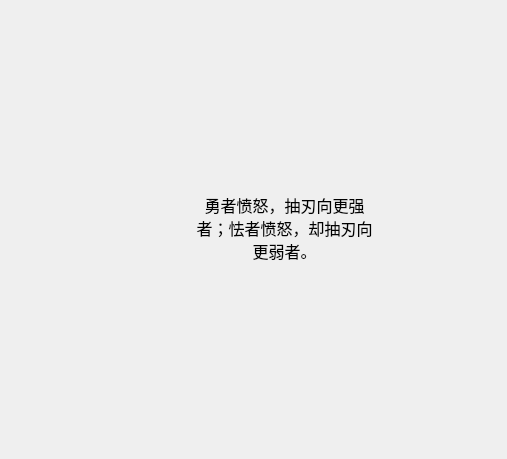
<?xml version="1.0" encoding="UTF-8"?>
<ui version="4.0">
 <class>MainWindow</class>
 <widget class="QMainWindow" name="MainWindow">
  <property name="geometry">
   <rect>
    <x>0</x>
    <y>0</y>
    <width>507</width>
    <height>459</height>
   </rect>
  </property>
  <property name="contextMenuPolicy">
   <enum>Qt::ActionsContextMenu</enum>
  </property>
  <property name="windowTitle">
   <string>MainWindow</string>
  </property>
  <property name="windowIcon">
   <iconset>
    <normaloff>王42.png</normaloff>王42.png</iconset>
  </property>
  <widget class="QWidget" name="centralwidget">
   <layout class="QGridLayout" name="gridLayout">
    <item row="0" column="0">
     <widget class="QWidget" name="widget" native="true">
      <widget class="QLabel" name="label">
       <property name="geometry">
        <rect>
         <x>10</x>
         <y>10</y>
         <width>174</width>
         <height>400</height>
        </rect>
       </property>
       <property name="focusPolicy">
        <enum>Qt::NoFocus</enum>
       </property>
       <property name="contextMenuPolicy">
        <enum>Qt::ActionsContextMenu</enum>
       </property>
       <property name="text">
        <string/>
       </property>
       <property name="pixmap">
        <pixmap>王42.png</pixmap>
       </property>
       <property name="scaledContents">
        <bool>true</bool>
       </property>
      </widget>
      <widget class="QLabel" name="label_2">
       <property name="geometry">
        <rect>
         <x>130</x>
         <y>100</y>
         <width>301</width>
         <height>271</height>
        </rect>
       </property>
       <property name="font">
        <font>
         <pointsize>12</pointsize>
        </font>
       </property>
       <property name="focusPolicy">
        <enum>Qt::NoFocus</enum>
       </property>
       <property name="contextMenuPolicy">
        <enum>Qt::ActionsContextMenu</enum>
       </property>
       <property name="frameShape">
        <enum>QFrame::NoFrame</enum>
       </property>
       <property name="lineWidth">
        <number>0</number>
       </property>
       <property name="text">
        <string/>
       </property>
       <property name="textFormat">
        <enum>Qt::AutoText</enum>
       </property>
       <property name="pixmap">
        <pixmap>穿心.png</pixmap>
       </property>
       <property name="scaledContents">
        <bool>true</bool>
       </property>
       <property name="wordWrap">
        <bool>false</bool>
       </property>
       <property name="textInteractionFlags">
        <set>Qt::LinksAccessibleByMouse</set>
       </property>
       <property name="buddy">
        <cstring></cstring>
       </property>
      </widget>
      <widget class="QTextEdit" name="textEdit">
       <property name="geometry">
        <rect>
         <x>180</x>
         <y>180</y>
         <width>191</width>
         <height>151</height>
        </rect>
       </property>
       <property name="font">
        <font>
         <family>华文新魏</family>
         <pointsize>12</pointsize>
        </font>
       </property>
       <property name="mouseTracking">
        <bool>false</bool>
       </property>
       <property name="focusPolicy">
        <enum>Qt::ClickFocus</enum>
       </property>
       <property name="contextMenuPolicy">
        <enum>Qt::ActionsContextMenu</enum>
       </property>
       <property name="styleSheet">
        <string notr="true">background-color: rgba(0,0,0,0);
color: rgb(0，0,0);</string>
       </property>
       <property name="frameShape">
        <enum>QFrame::NoFrame</enum>
       </property>
       <property name="tabChangesFocus">
        <bool>true</bool>
       </property>
       <property name="html">
        <string>&lt;!DOCTYPE HTML PUBLIC &quot;-//W3C//DTD HTML 4.0//EN&quot; &quot;http://www.w3.org/TR/REC-html40/strict.dtd&quot;&gt;
&lt;html&gt;&lt;head&gt;&lt;meta name=&quot;qrichtext&quot; content=&quot;1&quot; /&gt;&lt;style type=&quot;text/css&quot;&gt;
p, li { white-space: pre-wrap; }
&lt;/style&gt;&lt;/head&gt;&lt;body style=&quot; font-family:'华文新魏'; font-size:12pt; font-weight:400; font-style:normal;&quot;&gt;
&lt;p align=&quot;center&quot; style=&quot; margin-top:0px; margin-bottom:0px; margin-left:0px; margin-right:0px; -qt-block-indent:0; text-indent:0px;&quot;&gt;勇者愤怒，抽刃向更强者；怯者愤怒，却抽刃向更弱者。&lt;/p&gt;&lt;/body&gt;&lt;/html&gt;</string>
       </property>
       <property name="placeholderText">
        <string>这里可以填写备忘的哦</string>
       </property>
      </widget>
     </widget>
    </item>
   </layout>
  </widget>
  <action name="closeui">
   <property name="icon">
    <iconset>
     <normaloff>关  闭.png</normaloff>关  闭.png</iconset>
   </property>
   <property name="text">
    <string>关闭</string>
   </property>
   <property name="shortcut">
    <string>Ctrl+1</string>
   </property>
  </action>
  <action name="ontop">
   <property name="checkable">
    <bool>true</bool>
   </property>
   <property name="icon">
    <iconset>
     <normaloff>固定.png</normaloff>固定.png</iconset>
   </property>
   <property name="text">
    <string>置顶</string>
   </property>
  </action>
  <action name="set">
   <property name="icon">
    <iconset>
     <normaloff>设置.png</normaloff>设置.png</iconset>
   </property>
   <property name="text">
    <string>设置</string>
   </property>
   <property name="shortcut">
    <string>Ctrl+2</string>
   </property>
  </action>
 </widget>
 <resources/>
 <connections>
  <connection>
   <sender>closeui</sender>
   <signal>triggered(bool)</signal>
   <receiver>MainWindow</receiver>
   <slot>close()</slot>
   <hints>
    <hint type="sourcelabel">
     <x>-1</x>
     <y>-1</y>
    </hint>
    <hint type="destinationlabel">
     <x>222</x>
     <y>318</y>
    </hint>
   </hints>
  </connection>
  <connection>
   <sender>ontop</sender>
   <signal>triggered(bool)</signal>
   <receiver>MainWindow</receiver>
   <slot>WinOnTop(bool)</slot>
   <hints>
    <hint type="sourcelabel">
     <x>-1</x>
     <y>-1</y>
    </hint>
    <hint type="destinationlabel">
     <x>190</x>
     <y>243</y>
    </hint>
   </hints>
  </connection>
  <connection>
   <sender>set</sender>
   <signal>triggered()</signal>
   <receiver>MainWindow</receiver>
   <slot>SetPattern()</slot>
   <hints>
    <hint type="sourcelabel">
     <x>-1</x>
     <y>-1</y>
    </hint>
    <hint type="destinationlabel">
     <x>253</x>
     <y>241</y>
    </hint>
   </hints>
  </connection>
 </connections>
 <slots>
  <slot>WinOnTop(bool)</slot>
  <slot>SetPattern()</slot>
 </slots>
</ui>
